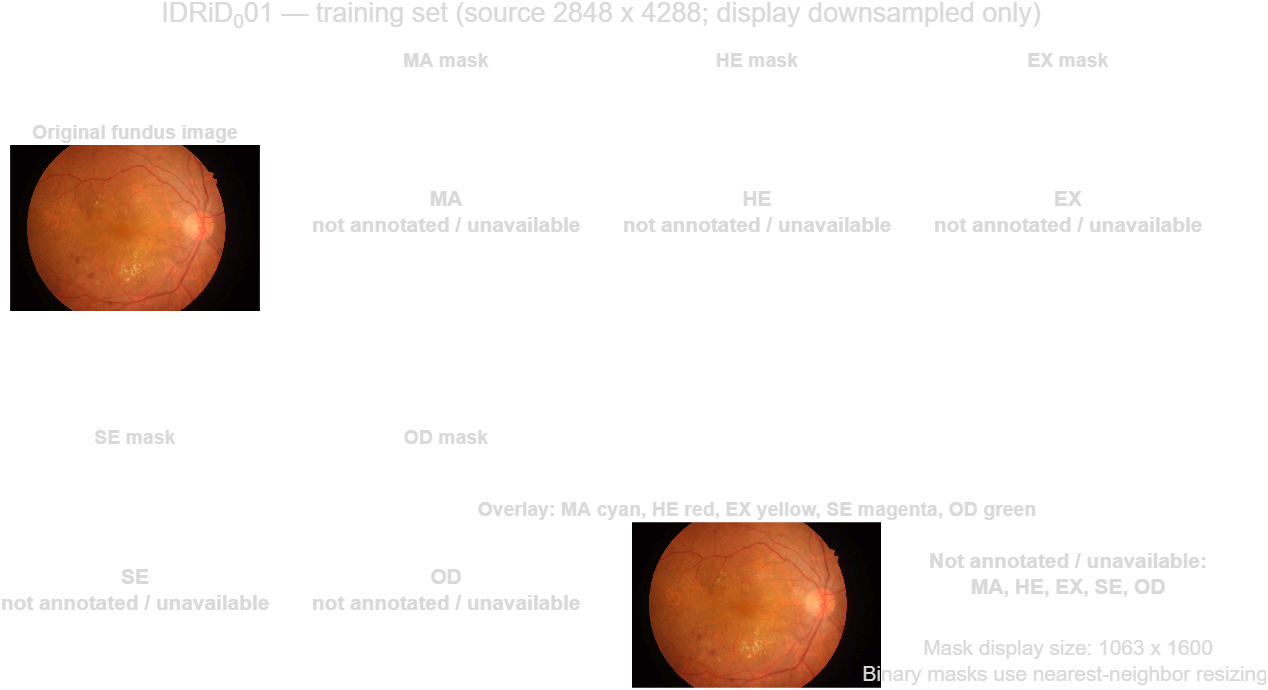
%> input picture test_vis_01.png, 1268 x 690 px
$ octave --eval "result = detectMicroaneurysms(imread('../../test_vis_01.png'));"   (GNU Octave 9; MATLAB toolbox functions it lacks are replaced by stand-ins)
%> lines starting %> are read from the running program, lines starting %| are printed output that depends on the picture; in (x1, y1, x2, y2) boxes, pixels count from 0 and x2, y2 are one past the last pixel; in counts of white or black regions, pixels touching at a corner belong together; the program's own positions count from 1
function result = detectMicroaneurysms(I, model)
%DETECTMICROANEURYSMS Extract candidate features and classify with a trained SVM.
if nargin<2, model=[]; end
I=im2uint8(I); G=im2double(I(:,:,min(2,size(I,3))));
%> in detectMicroaneurysms, I is the input picture: size 690x1268x3 uint8; mean R, G, B 241.9, 235.5, 232.3
%> after `G=im2double(I(:,:,min(2,size(I,3))))`:
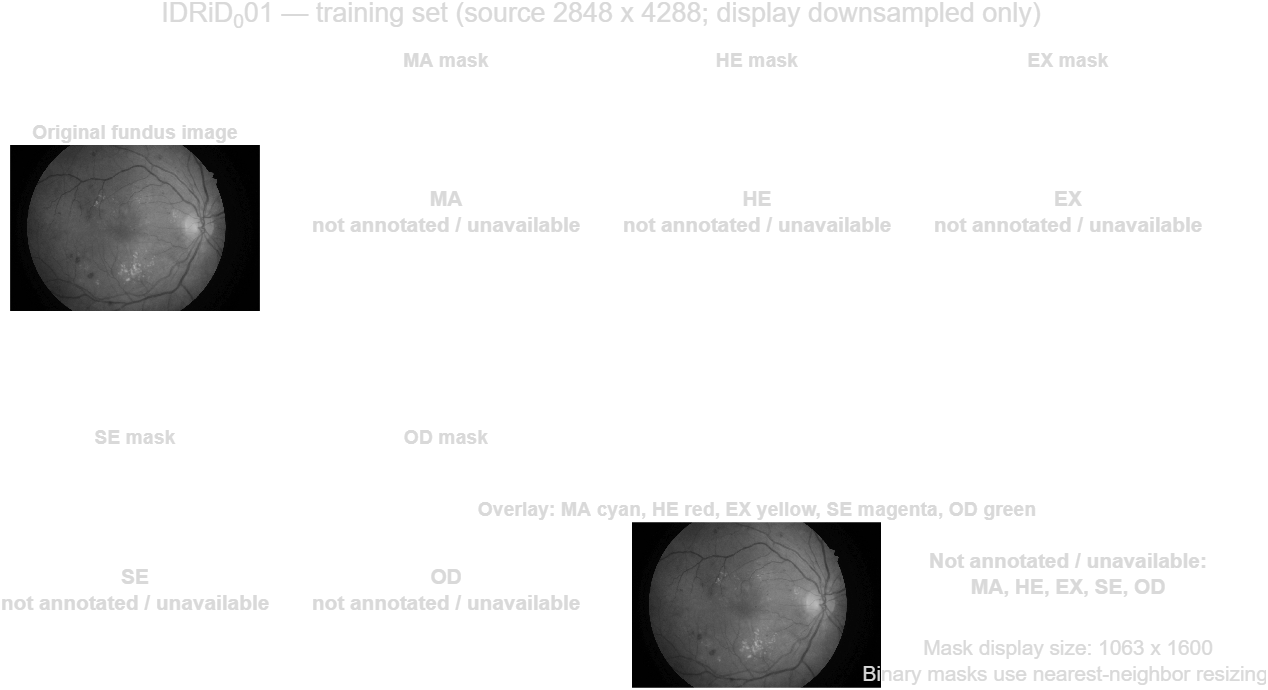
%> G: size 690x1268 double; min 0, max 1, mean 0.924
C=imtophat(imcomplement(G),strel('disk',5)); bw=bwareaopen(C>graythresh(C),2);
%> after `C=imtophat(imcomplement(G),strel('disk',5))`:
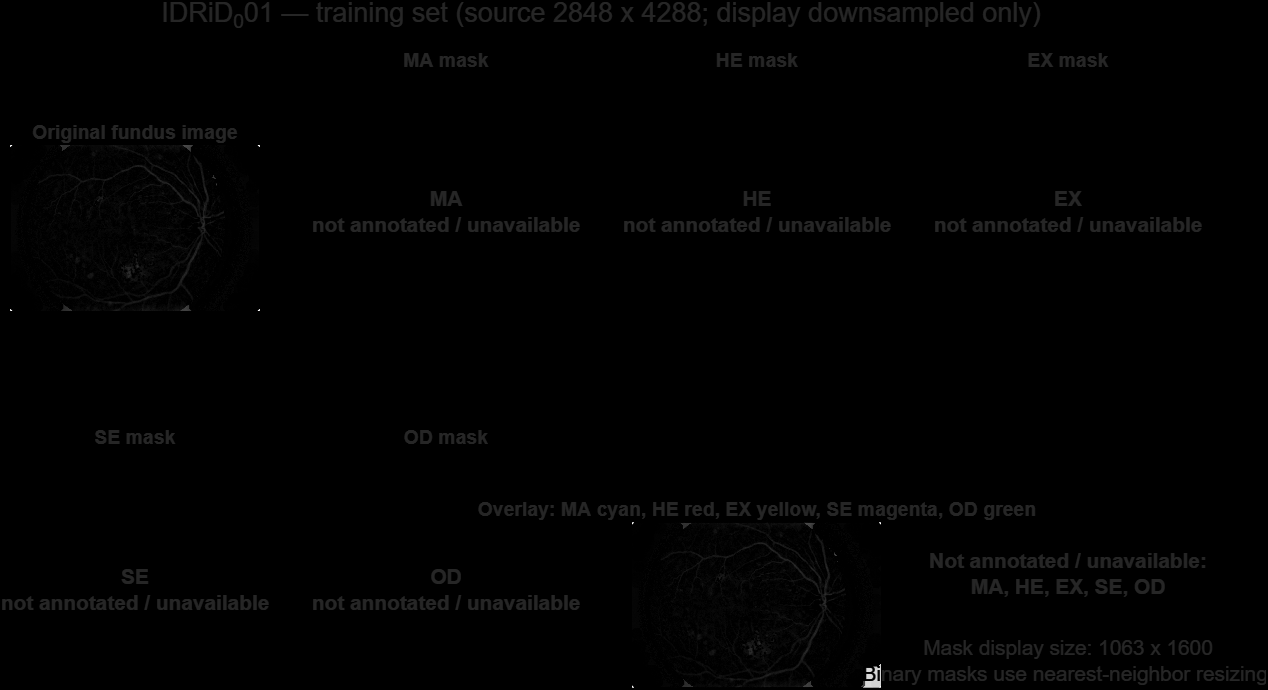
%> C: size 690x1268 double; min 0, max 1, mean 0.00698
%> after `bw=bwareaopen(C>graythresh(C),2)`:
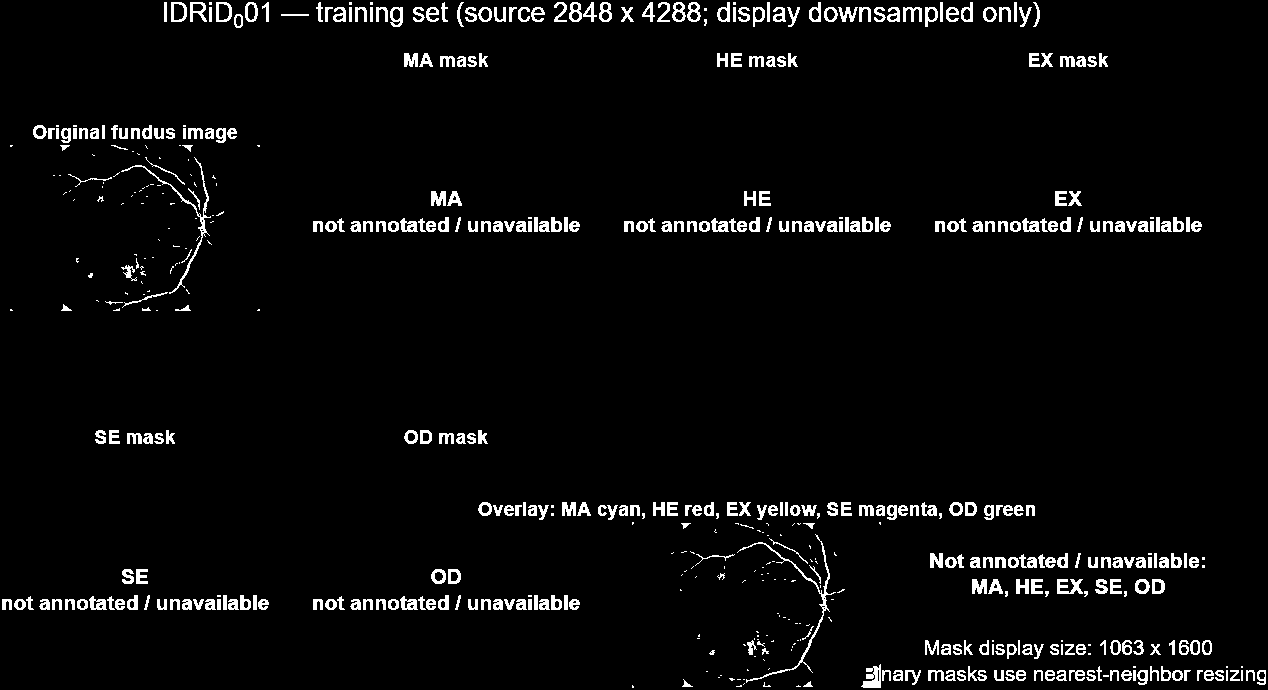
%> bw: size 690x1268 logical; 3.9% white; 569 white regions (177 under 20 px), largest, box (x1, y1, x2, y2) and area: (737, 534, 836, 683) 685, (121, 157, 211, 294) 568, (861, 664, 881, 688) 290
s=regionprops(bw,C,'Area','Eccentricity','MeanIntensity','PixelIdxList','Centroid');
%> s = 569 regions; largest, Area, Centroid, Eccentricity and MeanIntensity: 685 [802.3 604.1] 0.839 0.104, 568 [187.1 216.4] 0.853 0.107, 290 [873.6 678.8] 0.718 0.684, 234 [1069.5 587.2] 0.805 0.14, 177 [439 198.9] 0.492 0.138
X=[[s.Area]' [s.Eccentricity]' [s.MeanIntensity]']; keep=true(numel(s),1);
%> after `X=[[s.Area]' [s.Eccentricity]' [s.MeanIntensity]']`: X = 569 rows, first 12: [84 0.131 0.133; 5 0.765 0.6; 5 0.765 0.602; 83 0.42 0.133; 52 0.931 0.139; 108 0.254 0.14; 86 0.362 0.136; 50 0.896 0.125; 74 0.29 0.142; 2 0.866 0.0706; 6 0.745 0.137; 33 0.962 0.137]
%> after `keep=true(numel(s),1)`: keep = 569 logical values, 569 true
if ~isempty(model) && ~isempty(s), keep=predict(model,X)==1; end
out=false(size(bw)); for k=find(keep)', out(s(k).PixelIdxList)=true; end
result=struct('mask',out,'candidates',{s},'features',X,'count',nnz(keep),'classifier',class(model));
%> result = {count 569}
end
